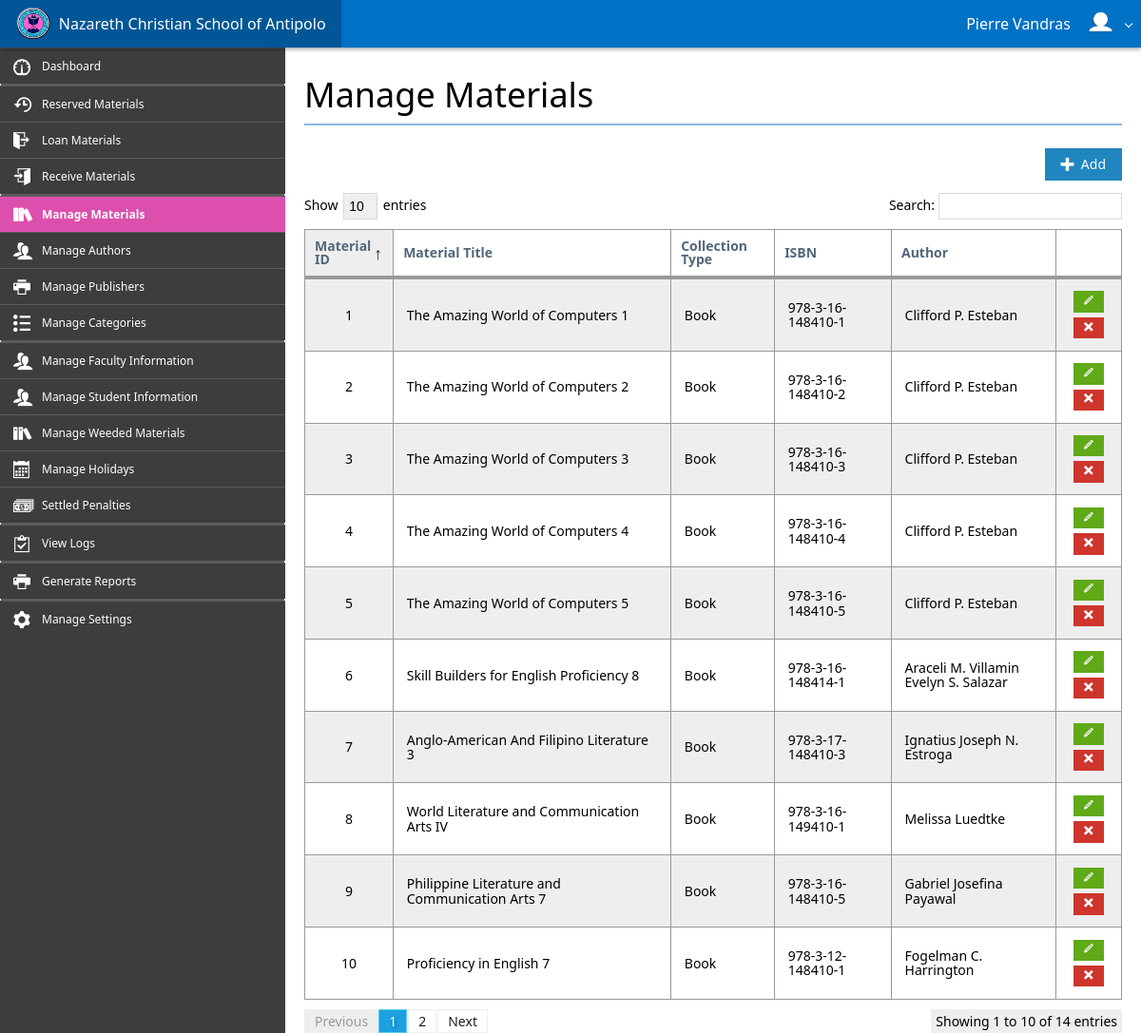
The page /control_panel/manage_materials.php (signed in) on the database its author committed.
### tables this page shows
CREATE TABLE IF NOT EXISTS `authors` (
`Author_ID` int(10) NOT NULL,
  `Author_Last_Name` varchar(255) NOT NULL,
  `Author_First_Name` varchar(255) NOT NULL
);

CREATE TABLE IF NOT EXISTS `materials` (
`Material_ID` int(10) NOT NULL,
  `Material_Title` varchar(255) NOT NULL,
  `Collection_Type` varchar(255) NOT NULL,
  `ISBN` varchar(255) NOT NULL,
  `Call_Number` varchar(100) NOT NULL,
  `Date_Published` date DEFAULT NULL,
  `Date_Added` date NOT NULL,
  `Quantity` int(10) NOT NULL,
  `Location` varchar(150) NOT NULL,
  `Status` varchar(8) NOT NULL DEFAULT 'active',
  `Publisher_ID` int(10) NOT NULL,
  `Category_ID` int(10) NOT NULL
);

CREATE TABLE IF NOT EXISTS `works` (
  `Author_ID` int(10) NOT NULL,
  `Material_ID` int(10) NOT NULL
);

### control_panel/requests/connection.php (called while the page is built, shortened)
<?php
    class Connection {
        private $hostname = 'localhost';
        private $username = 'root';
        private $password = '';
        private $database = 'ncsa_db';
        private $connection, $query;
        function open() {
            $this->connection = mysqli_connect($this->hostname, $this->username, $this->password, $this->database);
        }
        function query($sql) {
            $this->query = mysqli_query($this->connection, $sql);
        }
        function fetch_assoc() {
            return mysqli_fetch_assoc($this->query);
        }
    }
?>

### control_panel/manage_materials.php (the view, shortened to what this page needs)
<?php
    include_once('assets/system/header.php');
?>
<div class="app-bar fixed-top shadow" data-role="appbar">
    <a class="app-bar-element branding" href="./"><img class="app-logo" src="assets/img/logo.png">&nbsp;&nbsp;Nazareth Christian School of Antipolo</a>
    <?php
        if(isset($_SESSION['account_username'])) {
            $name = $_SESSION['account_first_name'] . ' ' . $_SESSION['account_last_name'];
            echo '<ul class="app-bar-menu place-right">';
            echo '<li><a class="app-bar-element dropdown-toggle">' . $name . '&nbsp;&nbsp;<img class="app-logo" src="./../user_images/' . $_SESSION['account_image'] . '"></a>';
            echo '</li>';
            echo '</ul>';
        } else {
            echo '<div class="place-right">';
            echo '<a class="app-bar-element" href="login.php"><span class="mif-switch"></span>&nbsp;&nbsp;Login</a>';
            echo '</div>';
        }
    ?>
</div>
<div id="main-block">
    <div class="flex-grid" style="height: 100%;">
        <div class="row" style="height: 100%;">
            <div id="cell-sidebar" class="cell bg-lightDark size-x300" style="overflow-y: scroll; height: 100%;">
                <ul class="sidebar2 dark">
                    <li><a href="./"><span class="mif-meter icon"></span><span class="title">Dashboard</span></a></li>
                    <li class="divider"></li><li class="divider"></li>
                    <li><a href="./reserved_materials.php"><span class="mif-history icon"></span><span class="title">Reserved Materials</span></a></li>
                    <li><a href="./loan_materials.php"><span class="mif-exit icon"></span><span class="title">Loan Materials</span></a></li>
                    <li><a href="./receive_materials.php"><span class="mif-enter icon"></span><span class="title">Receive Materials</span></a></li>
                    <li class="active"><a href="./manage_materials.php"><span class="mif-books mif-ani-shuttle icon"></span><span class="title">Manage Materials</span></a></li>
                    <li><a href="./manage_authors.php"><span class="mif-users icon"></span><span class="title">Manage Authors</span></a></li>
                    <li><a href="./manage_publishers.php"><span class="mif-printer icon"></span><span class="title">Manage Publishers</span></a></li>
                    <li><a href="./manage_categories.php"><span class="mif-list2 icon"></span><span class="title">Manage Categories</span></a></li>
                    <li class="divider"></li><li class="divider"></li>
                    <li><a href="./manage_faculties.php"><span class="mif-users icon"></span><span class="title">Manage Faculty Information</span></a></li>
                    <li><a href="./manage_students.php"><span class="mif-users icon"></span><span class="title">Manage Student Information</span></a></li>
                    <li><a href="./manage_weeding.php"><span class="mif-books icon"></span><span class="title">Manage Weeded Materials</span></a></li>
                    <li><a href="./manage_holidays.php"><span class="mif-calendar icon"></span><span class="title">Manage Holidays</span></a></li>
                    <li><a href="./settled_penalties.php"><span class="mif-dollars icon"></span><span class="title">Settled Penalties</span></a></li>
                    <li class="divider"></li><li class="divider"></li>
                    <li><a href="./view_logs.php"><span class="mif-clipboard icon"></span><span class="title">View Logs</span></a></li>
                    <li class="divider"></li><li class="divider"></li>
                    <li><a href="./generate_reports.php"><span class="mif-printer icon"></span><span class="title">Generate Reports</span></a></li>
                    <li class="divider"></li><li class="divider"></li>
                    <li><a href="./settings.php"><span class="mif-cog icon"></span><span class="title">Manage Settings</span></a></li>
                </ul>
            </div>
            <div id="cell-content" class="cell auto-size padding20 pane-scroll">
                <h1 class="text-light">Manage Materials</h1>
                <hr><br>
                <div class="align-right">
                    <a class="button primary beautify beautify-mif" data-button="add-material-button" data-role="hint" data-hint="Add Material" data-hint-background="#dc4fad" data-hint-color="#ffffff" data-hint-mode="2" data-hint-position="top"><span class="mif mif-plus"></span>&nbsp;&nbsp;Add</a>
                </div>
                <table id="materials-table" class="table striped border bordered">
                    <thead>
                        <tr>
                            <th>Material ID</th>
                            <th>Material Title</th>
                            <th>Collection Type</th>
                            <th>ISBN</th>
                            <th>Author</th>
                            <th></th>
                        </tr>
                    </thead>
                    <tbody>
                        <?php
                            require_once('requests/connection.php');
                            $connection = new Connection();
                            $connection->open();
                            $connection2 = new Connection();
                            $connection2->open();
                            $connection->query("SELECT * FROM works INNER JOIN authors ON works.Author_ID=authors.Author_ID INNER JOIN materials ON works.Material_ID=materials.Material_ID WHERE materials.Status='active' GROUP BY materials.Material_Title");
                            while($row = $connection->fetch_assoc()) {
                                $materialID = $row['Material_ID'];
                                $isFirst = true;
                                echo '<tr>';
                                echo '<td class="align-center">' . $row['Material_ID'] . '</td>';
                                echo '<td>' . $row['Material_Title'] . '</td>';
                                echo '<td>' . $row['Collection_Type'] . '</td>';
                                echo '<td>' . $row['ISBN'] . '</td>';
                                echo '<td>';
                                $connection2->query("SELECT * FROM works INNER JOIN authors ON works.Author_ID=authors.Author_ID WHERE works.Material_ID='$materialID'");
                                while($row2 = $connection2->fetch_assoc()) {
                                    if($isFirst) {
                                        $isFirst = false;
                                    } else {
                                        echo '<br>';
                                    }
                                    echo $row2['Author_First_Name'] . ' ' . $row2['Author_Last_Name'];
                                }
                                echo '</td>';
                                echo '<td class="align-center"><a class="button success mini-button beautify" data-button="edit-material-button" data-var-id="' . $row['Material_ID'] . '" data-role="hint" data-hint="Edit Material" data-hint-background="#dc4fad" data-hint-color="#ffffff" data-hint-mode="2" data-hint-position="top"><span class="mif mif-pencil"></span></a><a class="button danger mini-button beautify" data-button="delete-material-button" data-var-id="' . $row['Material_ID'] . '" data-role="hint" data-hint="Delete Material" data-hint-background="#dc4fad" data-hint-color="#ffffff" data-hint-mode="2" data-hint-position="top"><span class="mif mif-cross"></span></a></td>';
                                echo '</tr>';
                            }
                        ?>
                    </tbody>
                </table>
            </div>
        </div>
    </div>
</div>
<?php
    include_once('assets/system/footer.php');
?>

### control_panel/assets/css/stylesheet.css (style rules this page uses)
.app-logo { margin-top: -4px; height: 75%; }
.bg-lightDark { background-color: #3D3D3D; }
.pane-scroll { overflow-y: scroll; height: 100%; }
.sidebar2.dark { border: none; min-width: 100%; }
.sidebar2.dark li.active a { background-color: #dc4fad; }
.sidebar2 li a { padding: .50rem 1.75rem .50rem 2.25rem; }
.sidebar2 > li > a > .title { font-size: .75rem; margin-left: .5rem; }
a.button.beautify.beautify-mif .mif { margin-top: -.15rem !important; }
a.button.mini-button.beautify { padding: .2rem .625rem !important; }
#main-body { padding: 3.125rem 0 0; }
#main-block { min-height: 100%; height: 100%; }

### rows shown on the page
authors: materials.Material_ID "7", materials.Material_Title "Anglo-American And Filipino Literature 3", materials.Collection_Type "Book", materials.ISBN "978-3-17-148410-3"
works: Author_ID.Author_First_Name "Ignatius Joseph N.", Author_ID.Author_Last_Name "Estroga"
authors: materials.Material_ID "9", materials.Material_Title "Philippine Literature and Communication Arts 7", materials.Collection_Type "Book", materials.ISBN "978-3-16-148410-5"
works: Author_ID.Author_First_Name "Gabriel Josefina", Author_ID.Author_Last_Name "Payawal"
authors: materials.Material_ID "10", materials.Material_Title "Proficiency in English 7", materials.Collection_Type "Book", materials.ISBN "978-3-12-148410-1"
works: Author_ID.Author_First_Name "Fogelman C.", Author_ID.Author_Last_Name "Harrington"
authors: materials.Material_ID "6", materials.Material_Title "Skill Builders for English Proficiency 8", materials.Collection_Type "Book", materials.ISBN "978-3-16-148414-1"
works: Author_ID.Author_First_Name "Araceli M.", Author_ID.Author_Last_Name "Villamin"
works: Author_ID.Author_First_Name "Evelyn S.", Author_ID.Author_Last_Name "Salazar"
authors: materials.Material_ID "1", materials.Material_Title "The Amazing World of Computers 1", materials.Collection_Type "Book", materials.ISBN "978-3-16-148410-1", materials.Material_ID "2", materials.Material_Title "The Amazing World of Computers 2", materials.ISBN "978-3-16-148410-2", materials.Material_ID "3", materials.Material_Title "The Amazing World of Computers 3", materials.ISBN "978-3-16-148410-3", materials.Material_ID "4", materials.Material_Title "The Amazing World of Computers 4", materials.ISBN "978-3-16-148410-4", materials.Material_ID "5", materials.Material_Title "The Amazing World of Computers 5", materials.ISBN "978-3-16-148410-5"
works: Author_ID.Author_First_Name "Clifford P.", Author_ID.Author_Last_Name "Esteban"
works: Author_ID.Author_First_Name "Clifford P.", Author_ID.Author_Last_Name "Esteban"
works: Author_ID.Author_First_Name "Clifford P.", Author_ID.Author_Last_Name "Esteban"
works: Author_ID.Author_First_Name "Clifford P.", Author_ID.Author_Last_Name "Esteban"
works: Author_ID.Author_First_Name "Clifford P.", Author_ID.Author_Last_Name "Esteban"
authors: materials.Material_ID "8", materials.Material_Title "World Literature and Communication Arts IV", materials.Collection_Type "Book", materials.ISBN "978-3-16-149410-1"
works: Author_ID.Author_First_Name "Melissa", Author_ID.Author_Last_Name "Luedtke"

### other values the page prints
$name "Pierre Vandras"
